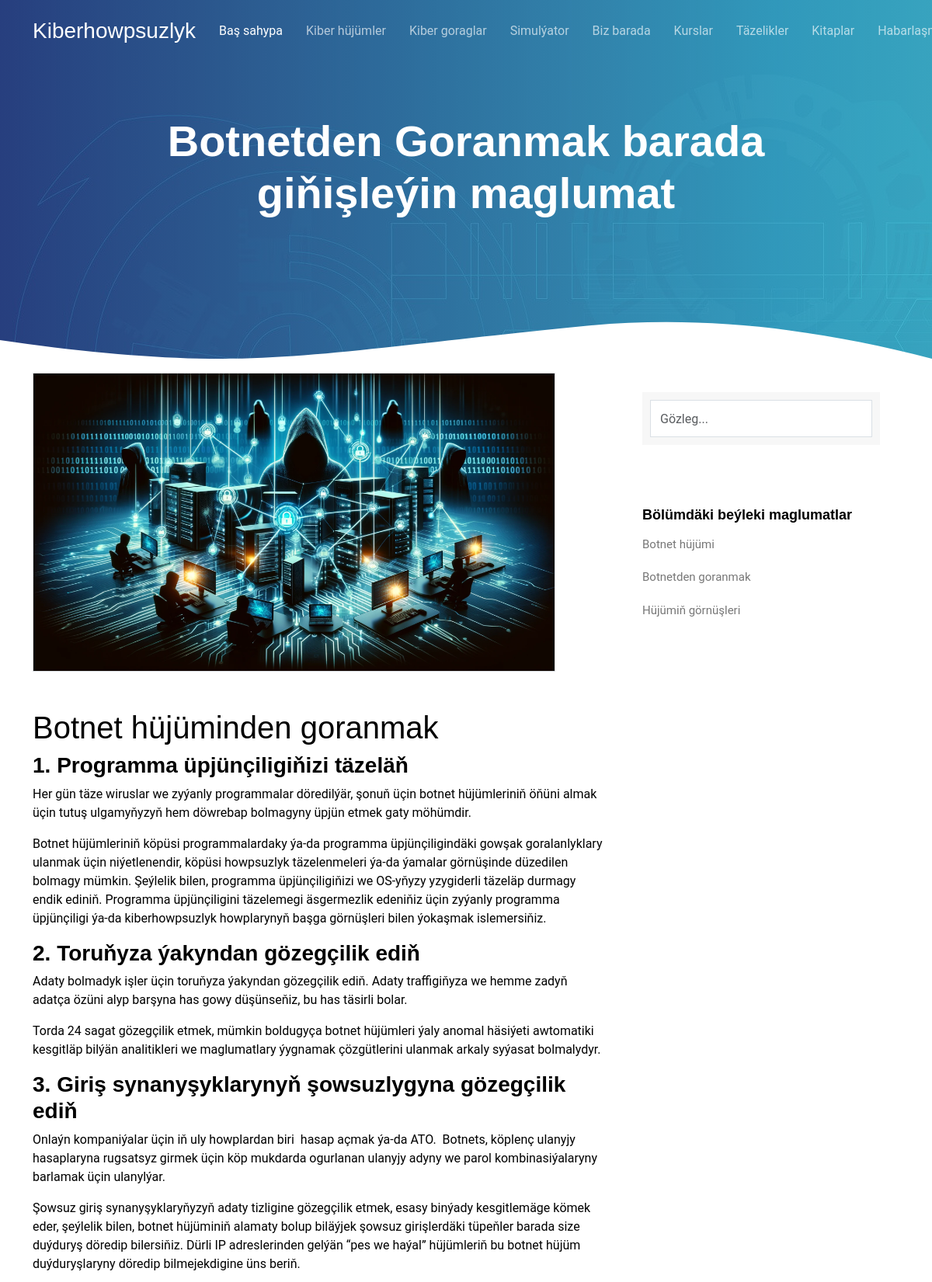
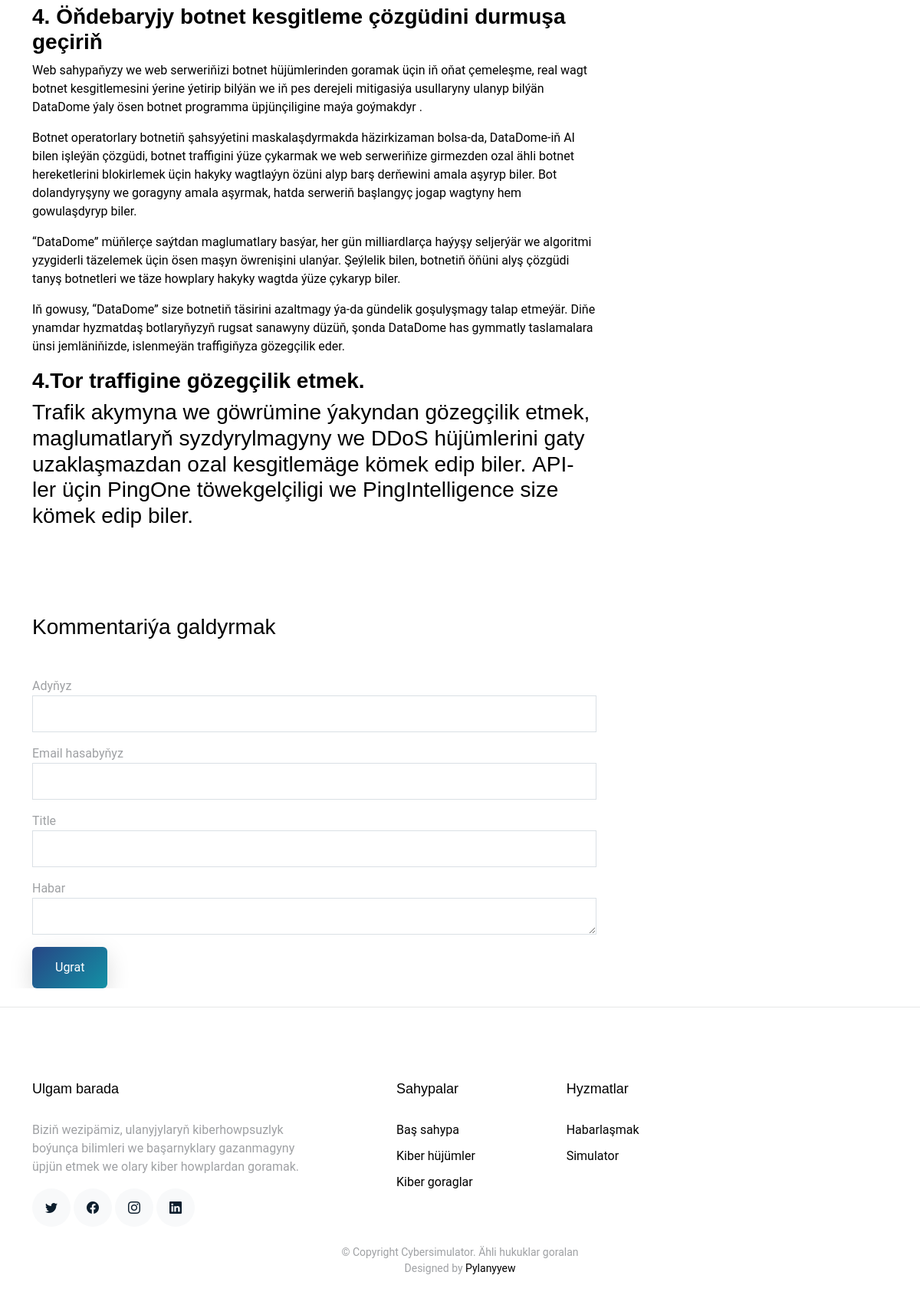
Screenshot of /cyber_detail/12/17 with the database file from the repository (2 pictures, top to bottom).
### main/models.py (models this page shows, shortened)
class CyberAttacks(models.Model):
    name = models.CharField(max_length=100)
    category = models.ForeignKey(CyberAttackCategories, on_delete=models.CASCADE)
    img=models.ImageField(upload_to='img/cyber_attacks')
    context = RichTextField()
    date=models.DateTimeField(auto_now=True)
    class Meta:
        verbose_name_plural = "Cyber_Attacks"
        verbose_name = "Cyber_Attack"
        ordering = ['name']
        db_table = 'cyber_attacks'

### main/views.py (the view)
# urls.py: path('cyber_detail/<int:category_id>/<int:id>',views.cyber_detail,name='cyber_detail'),
def cyber_detail(request,category_id,id):
    cyberattacks = models.CyberAttacks.objects.filter(category__id=category_id)
    cyber_detail = models.CyberAttacks.objects.get(id=id)
    context={
        'cyber_detail':cyber_detail,
        'cyberattacks':cyberattacks,
        'category_id':category_id
    }
    return render(request, 'cyberdetail.html',context)

### templates/cyberdetail.html (shortened to what this page needs)
{% extends 'base.html' %}
{% load static %} {% block content %}
<main id="main">
  <section class="hero-section inner-page">
    <div class="wave">
    </div>
    <div class="container">
      <div class="row align-items-center">
        <div class="col-12">
          <div class="row justify-content-center">
            <div class="col-md-10 text-center hero-text">
              <h1 data-aos="fade-up" data-aos-delay="">
                <span class="text-capitalize">{{cyber_detail.name}}</span> barada giňişleýin maglumat
              </h1>
            </div>
          </div>
        </div>
      </div>
    </div>
  </section>
  <section class="site-section mb-4">
    <div class="container">
      <div class="row">
        <div class="col-md-8 blog-content">
          <div class="row mb-5">
            <div class="col-md-11">
              <img
                src="{{cyber_detail.img.url}}"
                class="img-fluid border"
                style="width: 100%"
              />
            </div>
          </div>
          <p>{{cyber_detail.context|safe }}</p>
          <div class="pt-5">
            <div class="comment-form-wrap pt-5">
              <h3 class="mb-5">Kommentariýa galdyrmak</h3>
              <form action="#" class="">
                <div class="form-group">
                  <label for="name">Adyňyz</label>
                  <input type="text" class="form-control" id="name" />
                </div>
                <div class="form-group mt-3">
                  <label for="email">Email hasabyňyz</label>
                  <input type="email" class="form-control" id="email" />
                </div>
                <div class="form-group mt-3">
                  <label for="website">Title</label>
                  <input type="url" class="form-control" id="website" />
                </div>
                <div class="form-group mt-3">
                  <label for="message">Habar</label>
                  <textarea
                    name=""
                    id="message"
                    cols="30"
                    rows="50"
                    class="form-control"
                  ></textarea>
                </div>
                <div class="form-group mt-3">
                  <input type="submit" value="Ugrat" class="btn btn-primary" />
                </div>
              </form>
            </div>
          </div>
        </div>
        <div class="col-md-4 sidebar">
          <div class="sidebar-box">
            <form action="#" class="search-form">
              <div class="form-group">
                <input
                  type="text"
                  class="form-control"
                  placeholder="Gözleg..."
                />
              </div>
            </form>
          </div>
          <div class="sidebar-box">
            <div class="categories">
              <h3><b>Bölümdäki beýleki maglumatlar</b></h3>
              {% for cyberattack in cyberattacks %}
              <li>
                <a href="{% url 'cyber_detail' category_id cyberattack.id %}">{{cyberattack.name}} </a>
              </li>
              {% endfor %}
            </div>
          </div>
        </div>
      </div>
    </div>
  </section>
</main>
<hr color="black" />
{% endblock %}

### static/assets/css/style.css (style rules this page uses)
html { overflow-x: hidden; }
body { font-family: "Roboto", sans-serif; color: #9fa1a4; line-height: 1.5; }
a { color: #777; text-decoration: none; transition: 0.3s all ease; }
h1, h2, h3, h4, h5, h6, .font-heading { font-family: "Poppins", sans-serif; color: #000; }
.container { z-index: 2; position: relative; }
section { overflow: hidden; }
.btn { border: none; padding: 15px 30px !important; }
.btn.btn-primary { background: #2d71a1; background: linear-gradient(-45deg, #1391a5, #274685); color: #fff; box-shadow: 0 10px 30px 0 rgba(0, 0, 0, 0.15); }
.form-control { height: 48px; border-radius: 0; border: 1px solid #dae0e5; }
.sidebar-box { margin-bottom: 30px; padding: 25px; font-size: 15px; width: 100%; float: left; background: #fff; }
.sidebar-box *:last-child { margin-bottom: 0; }
.sidebar-box h3 { font-size: 18px; margin-bottom: 15px; }
.categories li, .sidelink li { position: relative; margin-bottom: 10px; padding-bottom: 10px; border-bottom: 1px dotted gray("300"); list-style: none; }
.categories li:last-child, .sidelink li:last-child { margin-bottom: 0; border-bottom: none; padding-bottom: 0; }
.categories li a, .sidelink li a { text-decoration: none; display: block; }
.comment-form-wrap { clear: both; }
.search-form { background: #f7f7f7; padding: 10px; }
.search-form .form-group { position: relative; }
.search-form .form-group input { padding-right: 50px; }
.hero-section { background: linear-gradient( to right, rgba(39, 70, 133, 0.8) 0%, rgba(61, 179, 197, 0.8) 100% ), url(../img/hero-bg.jpg); position: relative; }
.hero-section .wave { width: 100%; overflow: hidden; position: absolute; z-index: 1; bottom: -150px; }
.hero-section .wave svg { width: 100%; }
.hero-section, .hero-section > .container > .row { height: 100vh; min-height: 880px; }
.hero-section.inner-page { height: 60vh; min-height: 0; }
.hero-section.inner-page .hero-text { transform: translateY(-150px); margin-top: -120px; }
.hero-section h1 { font-size: 3.5rem; color: #fff; font-weight: 700; margin-bottom: 30px; }

### rows the page displays
CyberAttacks: name "Botnetden Goranmak", img (picture), context "Botnet hüjüminden goranmak 1. Programma üpjünçiligiňizi täzeläň Her gün täze wiruslar we zyýanly programmalar döredilýär, şonuň üçin botnet hüjümleriniň öňüni almak üçin tutuş ulgamyňyzyň hem döwrebap bolmagyny üpjün etmek gaty möhümdir. Botnet hüjümleriniň köpüsi programmalardaky ýa-da programma üpjünçiligindäki gowşak goralanlyklary ulanmak üçin niýetlenendir, köpüsi howpsuzlyk täzelenmeleri ýa-da ýamalar görnüşinde düzedilen bolmagy mümkin. Şeýlelik bilen, programma üpjünçiligiňizi we OS-yňyzy yzygiderli täzeläp durmagy endik ediniň. Programma üpjünçiligini täzelemegi äsgermezlik edeniňiz üçin zyýanly programma üpjünçiligi ýa-da kiberhowpsuzlyk howplarynyň başga görnüşleri bilen ýokaşmak…", name "Botnetden goranmak"
CyberAttacks: name "Botnet hüjümi"
CyberAttacks: name "Hüjümiň görnüşleri"
